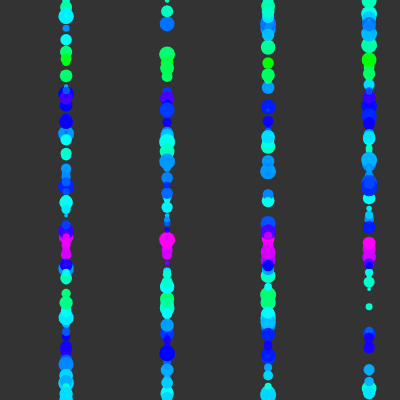
Frame 1 (no input)
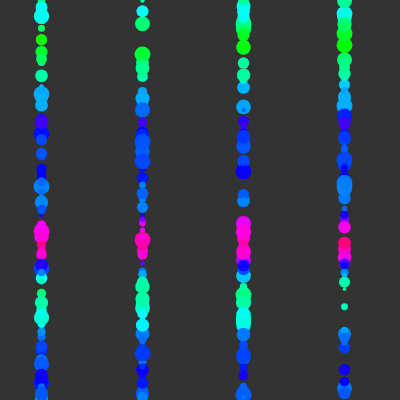
Frame 60 (no input)
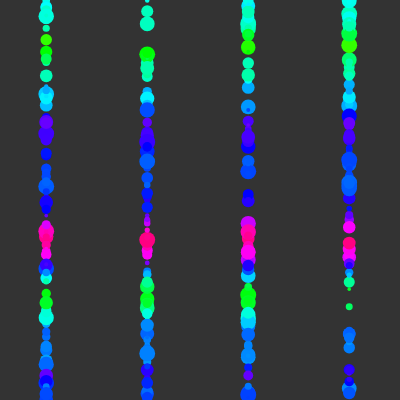
Frame 120 (the mouse pressed at the canvas centre since frame 60)

The p5.js sketch that drew these frames (run headless with seeded random() and noise() and a simulated clock; from frame 60 on, the mouse is pressed at the canvas centre):

// p5.js sketch
// ── sketch.js
// require https://cdnjs.cloudflare.com/ajax/libs/p5.js/0.7.3/p5.js
// require https://cdnjs.cloudflare.com/ajax/libs/p5.js/0.7.3/addons/p5.dom.js

// Dot Challenge
let canvas = { width: 400, height: 400 };

function setup() {
  createCanvas(canvas.width, canvas.height);
  colorMode(HSB, 100);
}
let gap = 100;

function draw() {
  background(20);

  noStroke();
  ellipseMode(CENTER);

  var noiseFrequency = 0.02;

  randomSeed(1);
  for (z = 0; z < 400; z++) {
    for (var i = 0; i < 100; i++) {
      // these points are not scattered in the same way
      // how can you make the arrangement match the challenge?

      // let x = random(canvas.width * 0.1) + 25;
      let x = noise(frameCount * 0.03, frameCount * 0.03) * 100;

      let y = random(canvas.height);

      // the diameter shouldn't always be 10, it needs to vary
      let diameter = random(3, 16);

      // the colors also need to change
      // what colorMode would be easiest to work with?
      fill(noise(x * noiseFrequency, y * noiseFrequency) * 125, 100, 100);

      ellipse(x + z, y, diameter);
    }
    z += gap;
  }

  // noLoop();
}
